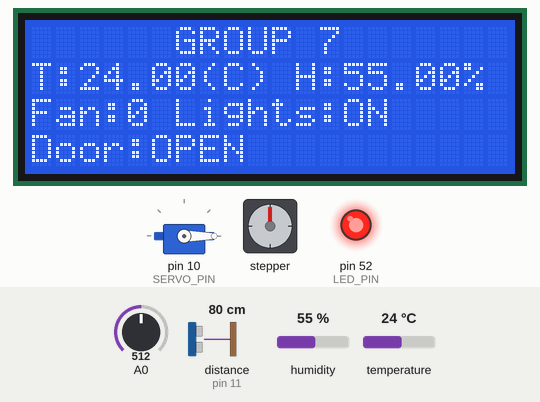
The sketch below on a simulated Arduino Mega 2560, built with avr-gcc and run on an emulated ATmega2560. Parts: servo, 20×4 character LCD, stepper motor, output pins drawn as LEDs (lit = HIGH). Wiring (from diagram.json): ultrasonic range finder: trigger pin 12; echo pin 11. The inputs (shaded band) are chosen by the test bench; at power-on: distance to the obstacle (sensor on pin 11) 80 cm, A0 = 512, temperature 24 °C, humidity 55 %. The echo pulse lasts 58.3 µs per cm; stepper angles assume 2000 steps per turn; pins used as bus, display or sensor lines are not drawn.

Above: at 2.2 s.
2.3 s: distance to the obstacle (sensor on pin 11) set to 197 cm
3.8 s: distance to the obstacle (sensor on pin 11) set to 205 cm
At 5.2 s:
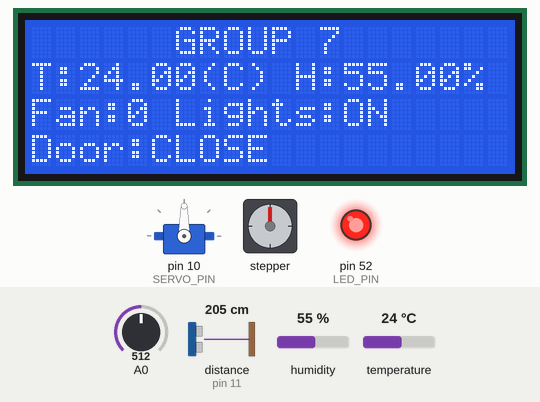
5.4 s: A0 set to 288
6.9 s: A0 set to 273
At 7.3 s:
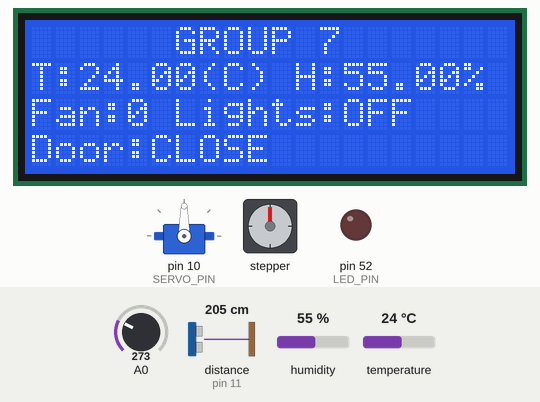
8.4 s: distance to the obstacle (sensor on pin 11) set to 2 cm
At 9.5 s:
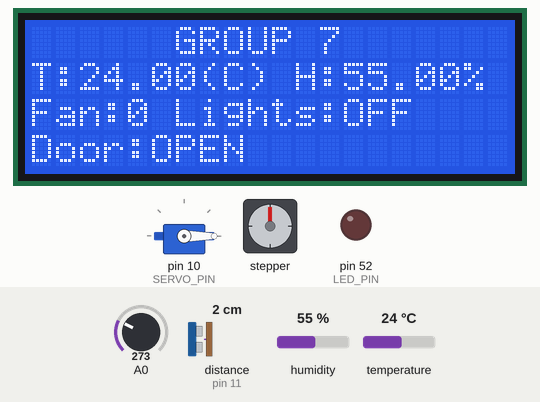
10.0 s: temperature set to 24.6 °C
11.5 s: temperature set to 25.5 °C
At 11.67 s:
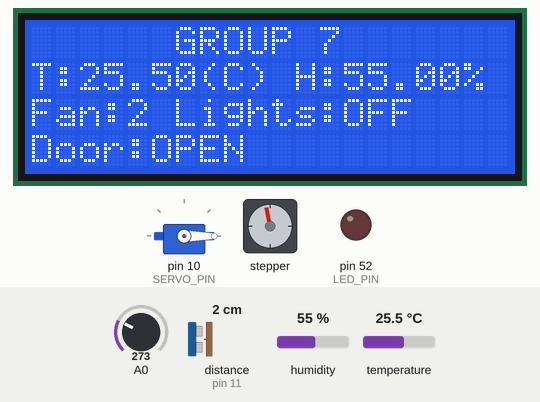
Timing chart, 0 to 15.6 s (numbered marks = the images above; inputs shaded):
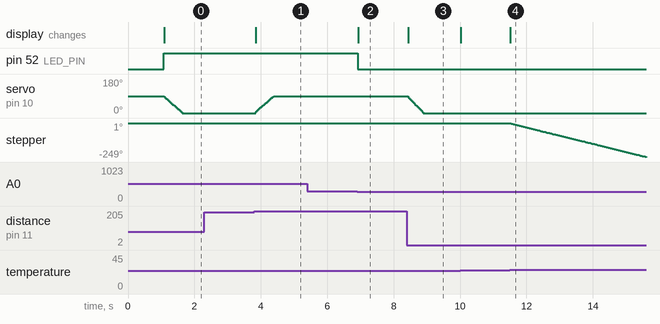

Measured:
- the behaviour switches between 202 and 203 cm on distance to the obstacle (sensor on pin 11) (found by bisection; images 0 and 1)
- the behaviour switches between 281 and 280 on A0 (found by bisection; images 1 and 2)
- after the input at 2.3 s, every drawn part: stays the same
- after the input at 3.8 s, servo on pin 10 (SERVO_PIN): moves from 0° to 90° over 0.54 s, starting after 0.05 s; the display: changes after 0.05 s (image 1)
- after the input at 5.4 s, every drawn part: stays the same
- after the input at 6.9 s, pin 52 (LED_PIN): HIGH → LOW at once; the display: changes at once (image 2)
- after the input at 8.4 s, servo on pin 10 (SERVO_PIN): moves from 90° to 0° over 0.45 s, starting at once; the display: changes at once (image 3)
- after the input at 11.5 s, stepper: keeps turning counter-clockwise at about 61°/s, starting at once; the display: changes at once (image 4)

The sketch:

sketch.ino
```cpp
#include <Servo.h>
#include <dht.h>
#include <Stepper.h>
#include <LiquidCrystal.h>

#define PIN_TRIG 12
#define PIN_ECHO 11
#define DHT22_PIN 14
#define LED_PIN 52
#define SERVO_PIN 10

// LCD for display
LiquidCrystal lcd(32, 34, 36, 38, 40, 42);

// DHT for temp & Humidity sensor
dht DHT;

// Stepper motor for Fan.
Stepper myStepper(2000, 16, 17, 18, 19);

// Servo for Door control
Servo myservo;
int servo_position = 90;

// Global variable for display
bool g_doorOpen = false;
bool g_lightOn = false;
int g_fanSpeed = 0;
float g_temp = 0;
float g_humid = 0;

void setup()
{
  // Attch the servo pin to the servo object
  myservo.attach(SERVO_PIN);

  // Set input/output pins for Ultrasonic Distance Sensor
  pinMode(PIN_TRIG, OUTPUT);
  pinMode(PIN_ECHO, INPUT);

  pinMode(LED_PIN, OUTPUT);

  myStepper.setSpeed(200);

  lcd.begin(20, 4);
  lcd.setCursor(6,0);
  lcd.print("GROUP 7");
  lcd.setCursor(3,1) ; //sets cursor to second line first row
  lcd.print("IOT Assignment");
  delay(1000);
}

/// Shows parameters on LCD.
void refershDisplay()
{
    lcd.setCursor(0,1) ;
    lcd.print("T:");
    lcd.print(g_temp);
    lcd.print("(C) H:");
    lcd.print(g_humid);
    lcd.print("% ");
    lcd.setCursor(0,2);
    lcd.print("Fan:");
    lcd.print(g_fanSpeed);
    lcd.print(" Lights:");
    lcd.print(g_lightOn?"ON ":"OFF");
    lcd.setCursor(0,3);
    lcd.print("Door:");
    lcd.print(g_doorOpen?"OPEN ":"CLOSE");

}

//===================================================================
// Door Movement

// Detects is someone is at the door(<200cm distance) using Ultrasonic Distance Sensor
// return true is distance from sensor < 200 cm.
//else return false.
bool IsSomeoneAtDoor()
{
  long duration = 0;
  int distance = 0;

  digitalWrite(PIN_TRIG, LOW);
  delayMicroseconds(2);

  digitalWrite(PIN_TRIG, HIGH);
  delayMicroseconds(10);
  digitalWrite(PIN_TRIG, LOW);

  // Reads the sound wave travel time in microseconds
  duration = pulseIn(PIN_ECHO, HIGH);
  // Calculating the distance
  distance = (duration * 0.034 / 2);

  return (distance < 200);
}


// If someone is at door then open the door
void controlDoor(){

  if(IsSomeoneAtDoor())
  {
    // Open the door
    g_doorOpen = true;
    refershDisplay();

    if(servo_position > 0)
    {
      servo_position -= 5;
      myservo.write(servo_position);
    }
  }
  else
  {
    // Close the door
    g_doorOpen = false;
    if(servo_position < 90){
      servo_position += 5;
      myservo.write(servo_position);
    }
  }
}

// - Door Movement
//===================================================================

//===================================================================
// Light On/Off

// Detect illumintion(lux) using the light sensor.
//if lux < 400 then turn on the lights(LED)
void controlLights()
{
  const float GAMMA = 0.7;
  const float RL10 = 50;

  // Convert the analog value into lux value:
  int analogValue = analogRead(A0);
  float voltage = analogValue / 1024. * 5;
  float resistance = 2000 * voltage / (1 - voltage / 5);
  float lux = pow(RL10 * 1e3 * pow(10, GAMMA) / resistance, (1 / GAMMA));

  if(lux<400)
  {
    g_lightOn = true;
    digitalWrite(LED_PIN, HIGH);   // turn on the lights
  }
  else
  {
    g_lightOn = false;
    digitalWrite(LED_PIN, LOW);    // turn off the lights
  }
  refershDisplay();
}

// - Light On/Off
//===================================================================

//===================================================================
// Fan Speed control
/*
Adjust fan speed according to following parameters.
Temperature 	Humidity 	Fan speed
25 and below 					0
25-29 			40-60 			2
25-29 			61-80 			3
25-29 			81-100 			4
30-34 			40-60 			3
30-34 			61-80 			4
30-34 			81-100 			5
35-39 			40-60 			4
35-39 			61-100 			5
40 and above 	40-100 			5

Note we have added following fan speed for
humidity less than 40  :
Temperature 	Fan speed
25-29 			    1
30-34           2
35-39           3
40 & above      4
*/
void controlFan()
{
  uint32_t start = micros();
  int chk = DHT.read22(DHT22_PIN);
  uint32_t stop = micros();

  g_temp = DHT.temperature;
  g_humid = DHT.humidity;

  if(g_temp<=25)
  {
    myStepper.step(0);
    g_fanSpeed = 0;
  }
  else if(g_temp > 25 and g_temp <= 29)
  {
    if(g_humid >= 40 and g_humid <= 60){
      myStepper.step(-10);
      g_fanSpeed = 2;
    }
    else if(g_humid > 60 and g_humid <= 80)
    {
      myStepper.step(-50);
      g_fanSpeed = 3;
    }
    else if(g_humid > 80 and g_humid <= 100){
      myStepper.step(-100);
      g_fanSpeed = 4;
    }
    else{
      myStepper.step(-5);
      g_fanSpeed = 1;
    }
  }
  else if(g_temp > 29 and g_temp <= 34)
  {
    if(g_humid >= 40 and g_humid <= 60)
    {
      myStepper.step(-50);
      g_fanSpeed = 3;
    }
    else if(g_humid > 60 and g_humid <= 80)
    {
      myStepper.step(-100);
      g_fanSpeed = 4;
    }
    else if(g_humid > 80 and g_humid <= 100)
    {
      myStepper.step(-150);
      g_fanSpeed = 5;
    }
    else{
      myStepper.step(-10);
      g_fanSpeed = 2;
    }
  }
  else if(g_temp > 34 and g_temp <= 39)
  {
    if(g_humid >= 40 and g_humid <= 60)
    {
      myStepper.step(-100);
      g_fanSpeed = 4;
    }
    else if(g_humid > 60 and g_humid <= 100)
    {
      myStepper.step(-150);
      g_fanSpeed = 5;
    }
    else
    {
      myStepper.step(-50);
      g_fanSpeed = 3;
    }
  }
  else if(g_temp > 39)
  {
    if(g_humid >= 40 and g_humid <= 100)
    {
      myStepper.step(-150);
      g_fanSpeed = 5;
    }
    else
    {
      myStepper.step(-100);
      g_fanSpeed = 4;
    }
  }
}

// - Fan speed
//===================================================================


void loop() {
  controlDoor();
  controlLights();
  controlFan();
  refershDisplay();
}
```
